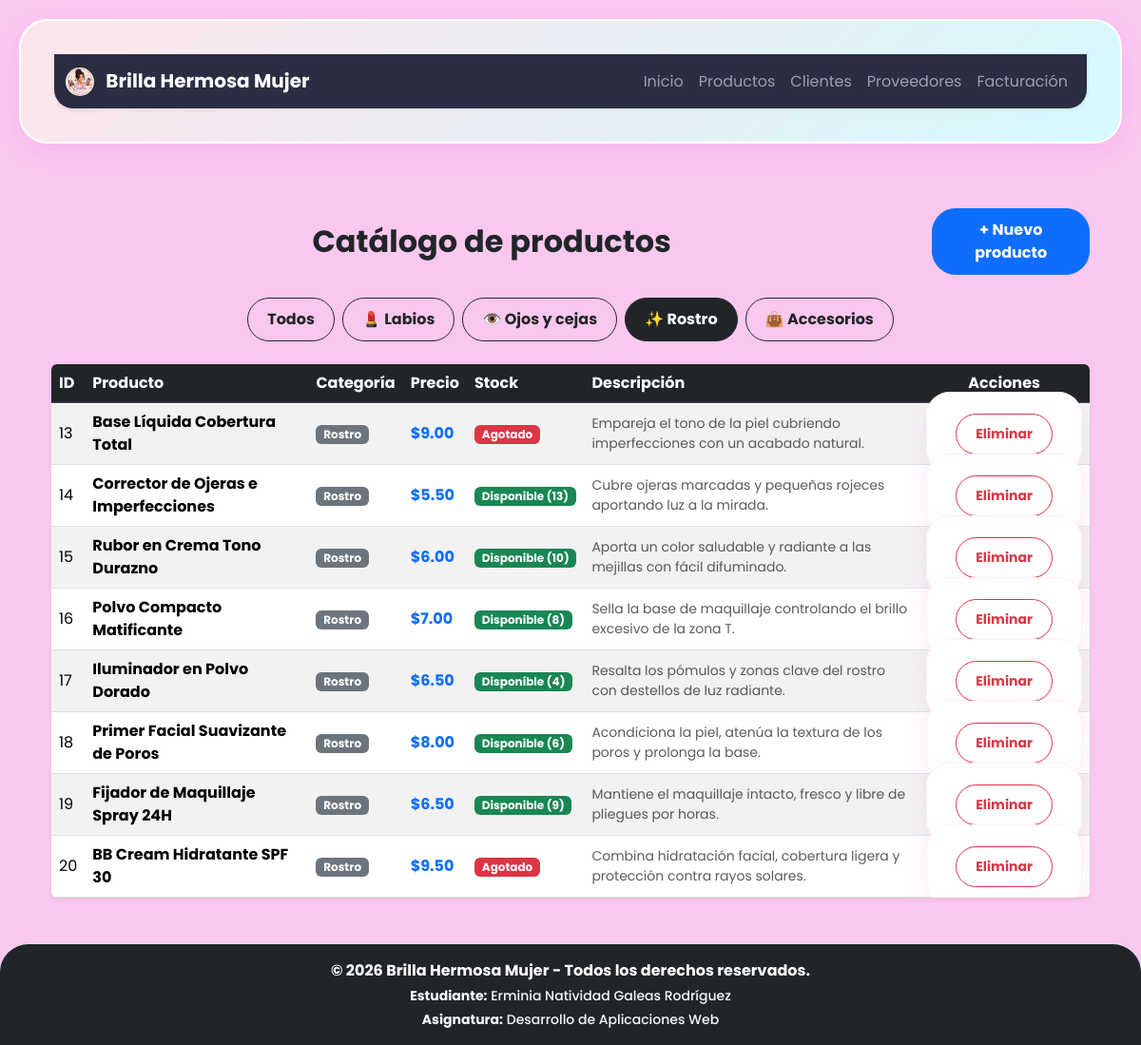
/productos?categoria=Rostro, run on the app's committed database.
### tables this page shows
CREATE TABLE productos (
            id INTEGER PRIMARY KEY AUTOINCREMENT,
            nombre TEXT NOT NULL,
            precio REAL NOT NULL,
            stock INTEGER NOT NULL,
            categoria TEXT NOT NULL,
            descripcion TEXT NOT NULL,
            imagen TEXT DEFAULT 'img/Maquillaje.png'
        );

### app.py (the view)
@app.route('/productos')
def productos():
    cat_seleccionada = request.args.get('categoria', 'Todos')
    conn = obtener_conexion_db()
    cursor = conn.cursor()
    if cat_seleccionada != 'Todos':
        cursor.execute('SELECT * FROM productos WHERE categoria = ?', (cat_seleccionada,))
    else:
        cursor.execute('SELECT * FROM productos')
    productos_db = cursor.fetchall()
    conn.close()
    return render_template('productos.html', productos=productos_db, cat_seleccionada=cat_seleccionada)

### app.py (called while the page is built)
def obtener_conexion_db():
    conn = sqlite3.connect(DB_PATH)
    conn.row_factory = sqlite3.Row
    return conn

### templates/productos.html (shortened to what this page needs)
{% extends "base.html" %}
{% block content %}
<section class="container my-4">
    <div class="d-flex justify-content-between align-items-center mb-4">
        <h2 class="fw-bold text-dark mb-0">Catálogo de productos</h2>
        <a href="{{ url_for('formulario_producto') }}" class="btn btn-primary fw-bold">+ Nuevo producto</a>
    </div>
    <div class="mb-4 d-flex flex-wrap gap-2 justify-content-center">
        <a href="{{ url_for('productos', categoria='Todos') }}"
           class="btn {{ 'btn-dark' if cat_seleccionada == 'Todos' else 'btn-outline-dark' }}">
            Todos
        </a>
        <a href="{{ url_for('productos', categoria='Labios') }}"
           class="btn {{ 'btn-dark' if cat_seleccionada == 'Labios' else 'btn-outline-dark' }}">
            💄 Labios
        </a>
        <a href="{{ url_for('productos', categoria='Ojos y Cejas') }}"
           class="btn {{ 'btn-dark' if cat_seleccionada == 'Ojos y Cejas' else 'btn-outline-dark' }}">
            👁️ Ojos y cejas
        </a>
        <a href="{{ url_for('productos', categoria='Rostro') }}"
           class="btn {{ 'btn-dark' if cat_seleccionada == 'Rostro' else 'btn-outline-dark' }}">
            ✨ Rostro
        </a>
        <a href="{{ url_for('productos', categoria='Accesorios') }}"
           class="btn {{ 'btn-dark' if cat_seleccionada == 'Accesorios' else 'btn-outline-dark' }}">
            👜 Accesorios
        </a>
    </div>
    <div class="table-responsive shadow-sm rounded">
        <table class="table table-striped table-hover align-middle mb-0">
            <thead class="table-dark">
                <tr>
                    <th>ID</th>
                    <th>Producto</th>
                    <th>Categoría</th>
                    <th>Precio</th>
                    <th>Stock</th>
                    <th>Descripción</th>
                    <th class="text-center">Acciones</th>
                </tr>
            </thead>
            <tbody>
                {% for producto in productos %}
                <tr>
                    <td>{{ producto['id'] }}</td>
                    <td class="fw-bold">{{ producto['nombre'] }}</td>
                    <td><span class="badge bg-secondary">{{ producto['categoria'] }}</span></td>
                    <td class="text-primary fw-bold">${{ "%.2f"|format(producto['precio']) }}</td>
                    <td>
                        {% if producto['stock'] > 0 %}
                            <span class="badge bg-success">Disponible ({{ producto['stock'] }})</span>
                        {% else %}
                            <span class="badge bg-danger">Agotado</span>
                        {% endif %}
                    </td>
                    <td class="small text-muted">{{ producto['descripcion'] }}</td>
                    <td class="text-center">
                        <form action="{{ url_for('eliminar_producto', producto_id=producto['id']) }}" method="POST" style="display:inline;">
                            <button type="submit" class="btn btn-sm btn-outline-danger fw-bold" onclick="return confirm('¿Desea eliminar este producto?')">
                                Eliminar
                            </button>
                        </form>
                    </td>
                </tr>
                {% else %}
                <tr>
                    <td colspan="7" class="text-center py-4 text-muted">No hay productos registrados en esta categoría.</td>
                </tr>
                {% endfor %}
            </tbody>
        </table>
    </div>
</section>
{% endblock %}

### static/css/style.css (style rules this page uses)
* { scroll-behavior: smooth; }
body { background-color: #fac2eee5; font-family: 'Poppins', Arial, sans-serif; color: #4a4a4a; }
h2 { color: #4a154b; font-weight: bold; text-align: center; width: 100%; margin-bottom: 20px; }
form { background: white; padding: 30px; border-radius: 25px; box-shadow: 0 10px 25px rgba(247, 85, 225, 0.1); border: 1px solid #fff0f6; }
.btn { border-radius: 25px; font-weight: bold; padding: 10px 20px; transition: all 0.3s ease; }

### data on the page
productos: id "13", nombre "Base Líquida Cobertura Total", categoria "Rostro", precio "9.00", stock "Agotado", descripcion "Empareja el tono de la piel cubriendo imperfecciones con un acabado natural."
productos: id "14", nombre "Corrector de Ojeras e Imperfecciones", categoria "Rostro", precio "5.50", stock "13", descripcion "Cubre ojeras marcadas y pequeñas rojeces aportando luz a la mirada."
productos: id "15", nombre "Rubor en Crema Tono Durazno", categoria "Rostro", precio "6.00", stock "10", descripcion "Aporta un color saludable y radiante a las mejillas con fácil difuminado."
productos: id "16", nombre "Polvo Compacto Matificante", categoria "Rostro", precio "7.00", stock "8", descripcion "Sella la base de maquillaje controlando el brillo excesivo de la zona T."
productos: id "17", nombre "Iluminador en Polvo Dorado", categoria "Rostro", precio "6.50", stock "4", descripcion "Resalta los pómulos y zonas clave del rostro con destellos de luz radiante."
productos: id "18", nombre "Primer Facial Suavizante de Poros", categoria "Rostro", precio "8.00", stock "6", descripcion "Acondiciona la piel, atenúa la textura de los poros y prolonga la base."
productos: id "19", nombre "Fijador de Maquillaje Spray 24H", categoria "Rostro", precio "6.50", stock "9", descripcion "Mantiene el maquillaje intacto, fresco y libre de pliegues por horas."
productos: id "20", nombre "BB Cream Hidratante SPF 30", categoria "Rostro", precio "9.50", stock "Agotado", descripcion "Combina hidratación facial, cobertura ligera y protección contra rayos solares."
